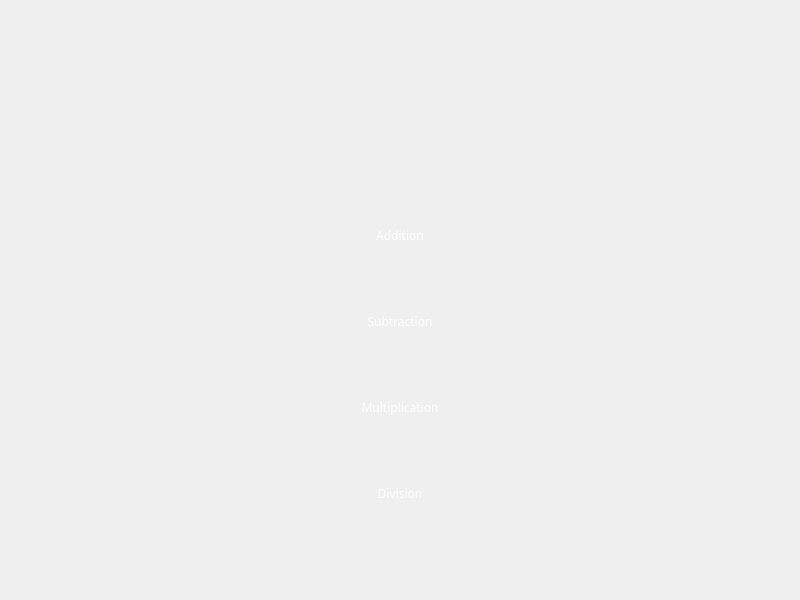
<?xml version="1.0" encoding="UTF-8"?>
<ui version="4.0">
 <class>Game</class>
 <widget class="QMainWindow" name="Game">
  <property name="geometry">
   <rect>
    <x>0</x>
    <y>0</y>
    <width>800</width>
    <height>600</height>
   </rect>
  </property>
  <property name="windowTitle">
   <string>MainMenu</string>
  </property>
  <property name="styleSheet">
   <string notr="true"/>
  </property>
  <widget class="QWidget" name="centralwidget">
   <layout class="QVBoxLayout" name="verticalLayout">
    <property name="leftMargin">
     <number>0</number>
    </property>
    <property name="topMargin">
     <number>0</number>
    </property>
    <property name="rightMargin">
     <number>0</number>
    </property>
    <property name="bottomMargin">
     <number>0</number>
    </property>
    <item>
     <widget class="QStackedWidget" name="stackedWidget">
      <property name="styleSheet">
       <string notr="true">border-image: url(:/background_main.png);
background:none;
background-color:transparent;
border:none;
background-repeat:none;</string>
      </property>
      <property name="currentIndex">
       <number>0</number>
      </property>
      <widget class="QWidget" name="page">
       <property name="styleSheet">
        <string notr="true">border-image: url(:/background_main.png);
background:none;
background-color:transparent;
border:none;
background-repeat:none;</string>
       </property>
       <layout class="QVBoxLayout" name="verticalLayout_5">
        <property name="leftMargin">
         <number>200</number>
        </property>
        <property name="rightMargin">
         <number>200</number>
        </property>
        <property name="bottomMargin">
         <number>11</number>
        </property>
        <item>
         <layout class="QHBoxLayout" name="horizontalLayout">
          <property name="sizeConstraint">
           <enum>QLayout::SetDefaultConstraint</enum>
          </property>
          <item>
           <widget class="QLabel" name="label">
            <property name="minimumSize">
             <size>
              <width>350</width>
              <height>0</height>
             </size>
            </property>
            <property name="maximumSize">
             <size>
              <width>16777215</width>
              <height>80</height>
             </size>
            </property>
            <property name="styleSheet">
             <string notr="true">border-image: url(:/title.png);
background:none;
background-color:transparent;
border:none;
background-repeat:none;</string>
            </property>
            <property name="text">
             <string/>
            </property>
           </widget>
          </item>
          <item>
           <layout class="QVBoxLayout" name="verticalLayout_4">
            <property name="sizeConstraint">
             <enum>QLayout::SetDefaultConstraint</enum>
            </property>
            <property name="leftMargin">
             <number>10</number>
            </property>
            <item>
             <widget class="QPushButton" name="close">
              <property name="sizePolicy">
               <sizepolicy hsizetype="Minimum" vsizetype="Preferred">
                <horstretch>0</horstretch>
                <verstretch>0</verstretch>
               </sizepolicy>
              </property>
              <property name="maximumSize">
               <size>
                <width>30</width>
                <height>30</height>
               </size>
              </property>
              <property name="styleSheet">
               <string notr="true">border-image: url(:/close.png);
background:none;
background-color:transparent;
border:none;
background-repeat:none;
color:white;</string>
              </property>
              <property name="text">
               <string/>
              </property>
             </widget>
            </item>
            <item>
             <spacer name="verticalSpacer">
              <property name="orientation">
               <enum>Qt::Vertical</enum>
              </property>
              <property name="sizeType">
               <enum>QSizePolicy::Fixed</enum>
              </property>
              <property name="sizeHint" stdset="0">
               <size>
                <width>20</width>
                <height>40</height>
               </size>
              </property>
             </spacer>
            </item>
           </layout>
          </item>
         </layout>
        </item>
        <item>
         <layout class="QVBoxLayout" name="verticalLayout_2">
          <item>
           <widget class="QPushButton" name="additionButton">
            <property name="sizePolicy">
             <sizepolicy hsizetype="Minimum" vsizetype="Preferred">
              <horstretch>0</horstretch>
              <verstretch>0</verstretch>
             </sizepolicy>
            </property>
            <property name="maximumSize">
             <size>
              <width>16777215</width>
              <height>80</height>
             </size>
            </property>
            <property name="font">
             <font>
              <family>Ravie</family>
             </font>
            </property>
            <property name="styleSheet">
             <string notr="true">border-image: url(:/main_button.png);
background:none;
background-color:transparent;
border:none;
background-repeat:none;
color:white;</string>
            </property>
            <property name="text">
             <string>Addition</string>
            </property>
           </widget>
          </item>
          <item>
           <widget class="QPushButton" name="subtractionButton">
            <property name="sizePolicy">
             <sizepolicy hsizetype="Minimum" vsizetype="Preferred">
              <horstretch>0</horstretch>
              <verstretch>0</verstretch>
             </sizepolicy>
            </property>
            <property name="maximumSize">
             <size>
              <width>16777215</width>
              <height>80</height>
             </size>
            </property>
            <property name="font">
             <font>
              <family>Ravie</family>
             </font>
            </property>
            <property name="styleSheet">
             <string notr="true">border-image: url(:/main_button.png);
background:none;
background-color:transparent;
border:none;
background-repeat:none;
color:white;</string>
            </property>
            <property name="text">
             <string>Subtraction</string>
            </property>
           </widget>
          </item>
          <item>
           <widget class="QPushButton" name="multiplicationButton">
            <property name="sizePolicy">
             <sizepolicy hsizetype="Minimum" vsizetype="Preferred">
              <horstretch>0</horstretch>
              <verstretch>0</verstretch>
             </sizepolicy>
            </property>
            <property name="maximumSize">
             <size>
              <width>16777215</width>
              <height>80</height>
             </size>
            </property>
            <property name="font">
             <font>
              <family>Ravie</family>
             </font>
            </property>
            <property name="styleSheet">
             <string notr="true">border-image: url(:/main_button.png);
background:none;
background-color:transparent;
border:none;
background-repeat:none;
color:white;</string>
            </property>
            <property name="text">
             <string>Multiplication</string>
            </property>
           </widget>
          </item>
          <item>
           <widget class="QPushButton" name="divisionButton">
            <property name="sizePolicy">
             <sizepolicy hsizetype="Minimum" vsizetype="Preferred">
              <horstretch>0</horstretch>
              <verstretch>0</verstretch>
             </sizepolicy>
            </property>
            <property name="maximumSize">
             <size>
              <width>16777215</width>
              <height>80</height>
             </size>
            </property>
            <property name="font">
             <font>
              <family>Ravie</family>
             </font>
            </property>
            <property name="autoFillBackground">
             <bool>false</bool>
            </property>
            <property name="styleSheet">
             <string notr="true">border-image: url(:/main_button.png);
background:none;
background-color:transparent;
border:none;
background-repeat:none;
color:white;</string>
            </property>
            <property name="text">
             <string>Division</string>
            </property>
           </widget>
          </item>
         </layout>
        </item>
       </layout>
      </widget>
      <widget class="QWidget" name="page_2">
       <property name="styleSheet">
        <string notr="true">border-image: url(:/game_bg.png);
background:none;
background-color:transparent;
border:none;
background-repeat:none;</string>
       </property>
       <layout class="QVBoxLayout" name="verticalLayout_6">
        <item>
         <layout class="QHBoxLayout" name="horizontalLayout_2">
          <item>
           <widget class="QLabel" name="hiscoreLabel">
            <property name="maximumSize">
             <size>
              <width>130</width>
              <height>100</height>
             </size>
            </property>
            <property name="font">
             <font>
              <family>Ravie</family>
              <pointsize>14</pointsize>
             </font>
            </property>
            <property name="autoFillBackground">
             <bool>false</bool>
            </property>
            <property name="styleSheet">
             <string notr="true">background:none;
background-color:transparent;
border:none;
background-repeat:none;
border-image:none;
color:black;
</string>
            </property>
            <property name="text">
             <string>Score:</string>
            </property>
           </widget>
          </item>
          <item>
           <widget class="QLabel" name="score">
            <property name="maximumSize">
             <size>
              <width>100</width>
              <height>50</height>
             </size>
            </property>
            <property name="font">
             <font>
              <family>Ravie</family>
              <pointsize>14</pointsize>
             </font>
            </property>
            <property name="styleSheet">
             <string notr="true">background:none;
background-color:transparent;
border:none;
background-repeat:none;
border-image:none;
color:black;
</string>
            </property>
            <property name="text">
             <string/>
            </property>
           </widget>
          </item>
          <item>
           <spacer name="horizontalSpacer">
            <property name="orientation">
             <enum>Qt::Horizontal</enum>
            </property>
            <property name="sizeType">
             <enum>QSizePolicy::Preferred</enum>
            </property>
            <property name="sizeHint" stdset="0">
             <size>
              <width>20</width>
              <height>0</height>
             </size>
            </property>
           </spacer>
          </item>
          <item>
           <widget class="QGroupBox" name="groupBox_2">
            <property name="maximumSize">
             <size>
              <width>16777215</width>
              <height>150</height>
             </size>
            </property>
            <property name="styleSheet">
             <string notr="true">background:none;
background-color:transparent;
border:none;
background-repeat:none;
border-image: url(:/timer_bg.png);
color:white;</string>
            </property>
            <property name="title">
             <string/>
            </property>
            <layout class="QHBoxLayout" name="horizontalLayout_6">
             <property name="leftMargin">
              <number>30</number>
             </property>
             <item>
              <widget class="QLabel" name="icon_timer">
               <property name="maximumSize">
                <size>
                 <width>30</width>
                 <height>30</height>
                </size>
               </property>
               <property name="styleSheet">
                <string notr="true">background:none;
background-color:transparent;
border:none;
background-repeat:none;
border-image: none;
color:white;</string>
               </property>
               <property name="text">
                <string/>
               </property>
               <property name="pixmap">
                <pixmap resource="background_main.qrc">:/timer_icon.png</pixmap>
               </property>
               <property name="scaledContents">
                <bool>true</bool>
               </property>
               <property name="alignment">
                <set>Qt::AlignLeading|Qt::AlignLeft|Qt::AlignVCenter</set>
               </property>
              </widget>
             </item>
             <item>
              <widget class="QLabel" name="timer">
               <property name="maximumSize">
                <size>
                 <width>16777215</width>
                 <height>100</height>
                </size>
               </property>
               <property name="font">
                <font>
                 <family>Ravie</family>
                 <pointsize>20</pointsize>
                </font>
               </property>
               <property name="styleSheet">
                <string notr="true">background:none;
background-color:transparent;
border:none;
background-repeat:none;
border-image: none;
color:white;</string>
               </property>
               <property name="text">
                <string/>
               </property>
               <property name="scaledContents">
                <bool>false</bool>
               </property>
               <property name="alignment">
                <set>Qt::AlignCenter</set>
               </property>
              </widget>
             </item>
            </layout>
           </widget>
          </item>
          <item>
           <spacer name="horizontalSpacer_2">
            <property name="orientation">
             <enum>Qt::Horizontal</enum>
            </property>
            <property name="sizeType">
             <enum>QSizePolicy::Preferred</enum>
            </property>
            <property name="sizeHint" stdset="0">
             <size>
              <width>20</width>
              <height>0</height>
             </size>
            </property>
           </spacer>
          </item>
          <item>
           <widget class="QGroupBox" name="groupBox_3">
            <property name="sizePolicy">
             <sizepolicy hsizetype="Fixed" vsizetype="Preferred">
              <horstretch>0</horstretch>
              <verstretch>0</verstretch>
             </sizepolicy>
            </property>
            <property name="minimumSize">
             <size>
              <width>200</width>
              <height>0</height>
             </size>
            </property>
            <property name="maximumSize">
             <size>
              <width>200</width>
              <height>100</height>
             </size>
            </property>
            <property name="styleSheet">
             <string notr="true">background:none;
background-color:transparent;
border:none;
background-repeat:none;
border-image: none;
color:white;</string>
            </property>
            <property name="title">
             <string/>
            </property>
            <layout class="QHBoxLayout" name="horizontalLayout_7">
             <item>
              <widget class="QLabel" name="Heart1">
               <property name="maximumSize">
                <size>
                 <width>50</width>
                 <height>50</height>
                </size>
               </property>
               <property name="font">
                <font>
                 <family>Ravie</family>
                 <pointsize>20</pointsize>
                </font>
               </property>
               <property name="styleSheet">
                <string notr="true">background:none;
background-color:transparent;
border:none;
background-repeat:none;
border-image: url(:/heart.png);
color:black;

</string>
               </property>
               <property name="text">
                <string/>
               </property>
              </widget>
             </item>
             <item>
              <widget class="QLabel" name="Heart2">
               <property name="maximumSize">
                <size>
                 <width>50</width>
                 <height>50</height>
                </size>
               </property>
               <property name="styleSheet">
                <string notr="true">background:none;
background-color:transparent;
border:none;
background-repeat:none;
border-image: url(:/heart.png);
color:black;

</string>
               </property>
               <property name="text">
                <string/>
               </property>
              </widget>
             </item>
             <item>
              <widget class="QLabel" name="Heart3">
               <property name="maximumSize">
                <size>
                 <width>50</width>
                 <height>50</height>
                </size>
               </property>
               <property name="styleSheet">
                <string notr="true">background:none;
background-color:transparent;
border:none;
background-repeat:none;
border-image: url(:/heart.png);
color:black;

</string>
               </property>
               <property name="text">
                <string/>
               </property>
              </widget>
             </item>
            </layout>
           </widget>
          </item>
         </layout>
        </item>
        <item>
         <widget class="QLabel" name="bonusLabel">
          <property name="enabled">
           <bool>true</bool>
          </property>
          <property name="maximumSize">
           <size>
            <width>16777215</width>
            <height>20</height>
           </size>
          </property>
          <property name="font">
           <font>
            <family>Ravie</family>
            <pointsize>14</pointsize>
           </font>
          </property>
          <property name="styleSheet">
           <string notr="true">background:none;
background-color:transparent;
border:none;
background-repeat:none;
border-image: none;
color:brown;</string>
          </property>
          <property name="text">
           <string>Bonus Round!</string>
          </property>
          <property name="alignment">
           <set>Qt::AlignCenter</set>
          </property>
         </widget>
        </item>
        <item>
         <layout class="QHBoxLayout" name="horizontalLayout_4">
          <item>
           <widget class="QGroupBox" name="groupBox">
            <property name="maximumSize">
             <size>
              <width>600</width>
              <height>150</height>
             </size>
            </property>
            <property name="styleSheet">
             <string notr="true">border-image: url(:/main_button.png);</string>
            </property>
            <property name="title">
             <string/>
            </property>
            <layout class="QHBoxLayout" name="horizontalLayout_5">
             <item>
              <widget class="DropLabel" name="input1">
               <property name="enabled">
                <bool>true</bool>
               </property>
               <property name="maximumSize">
                <size>
                 <width>100</width>
                 <height>80</height>
                </size>
               </property>
               <property name="font">
                <font>
                 <family>Ravie</family>
                 <pointsize>20</pointsize>
                </font>
               </property>
               <property name="styleSheet">
                <string notr="true">background:none;
background-color:transparent;
border:none;
background-repeat:none;
border-image: url(:/answer_blank.png);
color:black;
 </string>
               </property>
               <property name="alignment">
                <set>Qt::AlignCenter</set>
               </property>
               <property name="readOnly">
                <bool>true</bool>
               </property>
              </widget>
             </item>
             <item>
              <widget class="QLabel" name="sign">
               <property name="maximumSize">
                <size>
                 <width>50</width>
                 <height>50</height>
                </size>
               </property>
               <property name="font">
                <font>
                 <family>Ravie</family>
                 <pointsize>18</pointsize>
                </font>
               </property>
               <property name="styleSheet">
                <string notr="true">border-image:none;</string>
               </property>
               <property name="text">
                <string/>
               </property>
              </widget>
             </item>
             <item>
              <widget class="DropLabel" name="input2">
               <property name="enabled">
                <bool>true</bool>
               </property>
               <property name="maximumSize">
                <size>
                 <width>100</width>
                 <height>80</height>
                </size>
               </property>
               <property name="font">
                <font>
                 <family>Ravie</family>
                 <pointsize>20</pointsize>
                </font>
               </property>
               <property name="styleSheet">
                <string notr="true">background:none;
background-color:transparent;
border:none;
background-repeat:none;
border-image: url(:/answer_blank.png);
color:black;
 </string>
               </property>
               <property name="alignment">
                <set>Qt::AlignCenter</set>
               </property>
               <property name="readOnly">
                <bool>true</bool>
               </property>
              </widget>
             </item>
             <item>
              <widget class="QLabel" name="equal">
               <property name="maximumSize">
                <size>
                 <width>50</width>
                 <height>50</height>
                </size>
               </property>
               <property name="font">
                <font>
                 <family>Ravie</family>
                 <pointsize>18</pointsize>
                </font>
               </property>
               <property name="styleSheet">
                <string notr="true">border-image:none;</string>
               </property>
               <property name="text">
                <string>=</string>
               </property>
              </widget>
             </item>
             <item>
              <widget class="QLabel" name="answer">
               <property name="maximumSize">
                <size>
                 <width>60</width>
                 <height>60</height>
                </size>
               </property>
               <property name="font">
                <font>
                 <family>Ravie</family>
                 <pointsize>18</pointsize>
                </font>
               </property>
               <property name="styleSheet">
                <string notr="true">border-image:none;</string>
               </property>
               <property name="text">
                <string/>
               </property>
              </widget>
             </item>
            </layout>
           </widget>
          </item>
         </layout>
        </item>
        <item>
         <layout class="QGridLayout" name="gridLayout">
          <item row="0" column="0">
           <widget class="DragLabel" name="option1">
            <property name="maximumSize">
             <size>
              <width>100</width>
              <height>100</height>
             </size>
            </property>
            <property name="font">
             <font>
              <family>Ravie</family>
              <pointsize>20</pointsize>
             </font>
            </property>
            <property name="styleSheet">
             <string notr="true">background:none;
background-color:transparent;
border:none;
background-repeat:none;
border-image: url(:/options.png);
color:white;
text-align: center; </string>
            </property>
            <property name="text">
             <string/>
            </property>
            <property name="alignment">
             <set>Qt::AlignCenter</set>
            </property>
           </widget>
          </item>
          <item row="0" column="1">
           <widget class="DragLabel" name="option3">
            <property name="maximumSize">
             <size>
              <width>100</width>
              <height>100</height>
             </size>
            </property>
            <property name="font">
             <font>
              <family>Ravie</family>
              <pointsize>20</pointsize>
             </font>
            </property>
            <property name="styleSheet">
             <string notr="true">background:none;
background-color:transparent;
border:none;
background-repeat:none;
border-image: url(:/options.png);
color:white;
text-align: center; </string>
            </property>
            <property name="text">
             <string/>
            </property>
            <property name="alignment">
             <set>Qt::AlignCenter</set>
            </property>
           </widget>
          </item>
          <item row="1" column="0">
           <widget class="DragLabel" name="option2">
            <property name="maximumSize">
             <size>
              <width>100</width>
              <height>100</height>
             </size>
            </property>
            <property name="font">
             <font>
              <family>Ravie</family>
              <pointsize>20</pointsize>
             </font>
            </property>
            <property name="styleSheet">
             <string notr="true">background:none;
background-color:transparent;
border:none;
background-repeat:none;
border-image: url(:/options.png);
color:white;
text-align: center; </string>
            </property>
            <property name="text">
             <string/>
            </property>
            <property name="alignment">
             <set>Qt::AlignCenter</set>
            </property>
           </widget>
          </item>
          <item row="0" column="2">
           <widget class="DragLabel" name="option5">
            <property name="maximumSize">
             <size>
              <width>100</width>
              <height>100</height>
             </size>
            </property>
            <property name="font">
             <font>
              <family>Ravie</family>
              <pointsize>20</pointsize>
             </font>
            </property>
            <property name="styleSheet">
             <string notr="true">background:none;
background-color:transparent;
border:none;
background-repeat:none;
border-image: url(:/options.png);
color:white;
text-align: center; </string>
            </property>
            <property name="text">
             <string/>
            </property>
            <property name="scaledContents">
             <bool>false</bool>
            </property>
            <property name="alignment">
             <set>Qt::AlignCenter</set>
            </property>
           </widget>
          </item>
          <item row="1" column="2">
           <widget class="DragLabel" name="option6">
            <property name="maximumSize">
             <size>
              <width>100</width>
              <height>100</height>
             </size>
            </property>
            <property name="font">
             <font>
              <family>Ravie</family>
              <pointsize>20</pointsize>
             </font>
            </property>
            <property name="styleSheet">
             <string notr="true">background:none;
background-color:transparent;
border:none;
background-repeat:none;
border-image: url(:/options.png);
color:white;
text-align: center; </string>
            </property>
            <property name="text">
             <string/>
            </property>
            <property name="textFormat">
             <enum>Qt::RichText</enum>
            </property>
            <property name="alignment">
             <set>Qt::AlignCenter</set>
            </property>
           </widget>
          </item>
          <item row="1" column="1">
           <widget class="DragLabel" name="option4">
            <property name="maximumSize">
             <size>
              <width>100</width>
              <height>100</height>
             </size>
            </property>
            <property name="font">
             <font>
              <family>Ravie</family>
              <pointsize>20</pointsize>
             </font>
            </property>
            <property name="styleSheet">
             <string notr="true">background:none;
background-color:transparent;
border:none;
background-repeat:none;
border-image: url(:/options.png);
color:white;
text-align: center; </string>
            </property>
            <property name="text">
             <string/>
            </property>
            <property name="alignment">
             <set>Qt::AlignCenter</set>
            </property>
           </widget>
          </item>
         </layout>
        </item>
        <item>
         <layout class="QHBoxLayout" name="horizontalLayout_3">
          <item>
           <widget class="QPushButton" name="healthItem">
            <property name="sizePolicy">
             <sizepolicy hsizetype="Preferred" vsizetype="Fixed">
              <horstretch>0</horstretch>
              <verstretch>0</verstretch>
             </sizepolicy>
            </property>
            <property name="maximumSize">
             <size>
              <width>70</width>
              <height>70</height>
             </size>
            </property>
            <property name="styleSheet">
             <string notr="true">#healthItem{
	background:none;
	background-color:transparent;
	border:none;
	background-repeat:none;
	border-image: url(:/main_button.png);
	color:white;
}
#healthItem:disabled{
	border-image: url(:/disabled_button.png);
}
</string>
            </property>
            <property name="text">
             <string/>
            </property>
            <property name="icon">
             <iconset resource="background_main.qrc">
              <normaloff>:/healthPotion.png</normaloff>:/healthPotion.png</iconset>
            </property>
            <property name="iconSize">
             <size>
              <width>40</width>
              <height>40</height>
             </size>
            </property>
           </widget>
          </item>
          <item>
           <widget class="QPushButton" name="timeItem">
            <property name="maximumSize">
             <size>
              <width>70</width>
              <height>70</height>
             </size>
            </property>
            <property name="styleSheet">
             <string notr="true">#timeItem{
	background:none;
	background-color:transparent;
	border:none;
	background-repeat:none;
	border-image: url(:/main_button.png);
	color:white;
}
#timeItem:disabled{
	border-image: url(:/disabled_button.png);
}
</string>
            </property>
            <property name="text">
             <string/>
            </property>
            <property name="icon">
             <iconset resource="background_main.qrc">
              <normaloff>:/stopwatch.png</normaloff>:/stopwatch.png</iconset>
            </property>
            <property name="iconSize">
             <size>
              <width>60</width>
              <height>60</height>
             </size>
            </property>
           </widget>
          </item>
          <item>
           <widget class="QPushButton" name="clueItem">
            <property name="maximumSize">
             <size>
              <width>70</width>
              <height>70</height>
             </size>
            </property>
            <property name="styleSheet">
             <string notr="true">#clueItem{
	background:none;
	background-color:transparent;
	border:none;
	background-repeat:none;
	border-image: url(:/main_button.png);
	color:white;
}
#clueItem:disabled{
	border-image: url(:/disabled_button.png);
}</string>
            </property>
            <property name="text">
             <string/>
            </property>
            <property name="icon">
             <iconset resource="background_main.qrc">
              <normaloff>:/magnifying.png</normaloff>:/magnifying.png</iconset>
            </property>
            <property name="iconSize">
             <size>
              <width>40</width>
              <height>40</height>
             </size>
            </property>
           </widget>
          </item>
         </layout>
        </item>
       </layout>
      </widget>
      <widget class="QWidget" name="page_3">
       <property name="enabled">
        <bool>true</bool>
       </property>
       <property name="styleSheet">
        <string notr="true">border-image: url(:/game_bg.png);
background:none;
background-color:transparent;
border:none;
background-repeat:none;</string>
       </property>
       <layout class="QVBoxLayout" name="verticalLayout_3">
        <item>
         <widget class="QLabel" name="gameOver">
          <property name="maximumSize">
           <size>
            <width>16777215</width>
            <height>100</height>
           </size>
          </property>
          <property name="font">
           <font>
            <family>Ravie</family>
            <pointsize>36</pointsize>
           </font>
          </property>
          <property name="styleSheet">
           <string notr="true">background:none;
background-color:transparent;
border:none;
background-repeat:none;
border-image: none;
color:red;
text-align: center; </string>
          </property>
          <property name="text">
           <string>GAME OVER</string>
          </property>
          <property name="alignment">
           <set>Qt::AlignCenter</set>
          </property>
         </widget>
        </item>
        <item>
         <layout class="QHBoxLayout" name="horizontalLayout_8">
          <item>
           <widget class="QLabel" name="gameOverScoreLabel">
            <property name="maximumSize">
             <size>
              <width>16777215</width>
              <height>100</height>
             </size>
            </property>
            <property name="font">
             <font>
              <family>Ravie</family>
              <pointsize>16</pointsize>
             </font>
            </property>
            <property name="styleSheet">
             <string notr="true">background:none;
background-color:transparent;
border:none;
background-repeat:none;
border-image: none;
color:black;
text-align: center; </string>
            </property>
            <property name="text">
             <string>Score:</string>
            </property>
            <property name="alignment">
             <set>Qt::AlignRight|Qt::AlignTrailing|Qt::AlignVCenter</set>
            </property>
           </widget>
          </item>
          <item>
           <widget class="QLabel" name="gameOverScore">
            <property name="maximumSize">
             <size>
              <width>16777215</width>
              <height>100</height>
             </size>
            </property>
            <property name="font">
             <font>
              <family>Ravie</family>
              <pointsize>16</pointsize>
             </font>
            </property>
            <property name="styleSheet">
             <string notr="true">background:none;
background-color:transparent;
border:none;
background-repeat:none;
border-image: none;
color:black;
text-align: center; </string>
            </property>
            <property name="text">
             <string/>
            </property>
           </widget>
          </item>
         </layout>
        </item>
        <item>
         <layout class="QHBoxLayout" name="horizontalLayout_9">
          <item>
           <widget class="QPushButton" name="mainMenu">
            <property name="sizePolicy">
             <sizepolicy hsizetype="Preferred" vsizetype="Preferred">
              <horstretch>0</horstretch>
              <verstretch>0</verstretch>
             </sizepolicy>
            </property>
            <property name="maximumSize">
             <size>
              <width>300</width>
              <height>75</height>
             </size>
            </property>
            <property name="font">
             <font>
              <family>Ravie</family>
              <pointsize>11</pointsize>
             </font>
            </property>
            <property name="styleSheet">
             <string notr="true">border-image: url(:/main_button.png);
background:none;
background-color:transparent;
border:none;
background-repeat:none;
color:white;</string>
            </property>
            <property name="text">
             <string>Main Menu</string>
            </property>
           </widget>
          </item>
         </layout>
        </item>
       </layout>
      </widget>
     </widget>
    </item>
   </layout>
  </widget>
 </widget>
 <customwidgets>
  <customwidget>
   <class>DragLabel</class>
   <extends>QLabel</extends>
   <header location="global">draglabel.h</header>
  </customwidget>
  <customwidget>
   <class>DropLabel</class>
   <extends>QLineEdit</extends>
   <header location="global">droplabel.h</header>
  </customwidget>
 </customwidgets>
 <resources>
  <include location="background_main.qrc"/>
 </resources>
 <connections>
  <connection>
   <sender>close</sender>
   <signal>clicked()</signal>
   <receiver>Game</receiver>
   <slot>close()</slot>
   <hints>
    <hint type="sourcelabel">
     <x>582</x>
     <y>101</y>
    </hint>
    <hint type="destinationlabel">
     <x>664</x>
     <y>106</y>
    </hint>
   </hints>
  </connection>
 </connections>
</ui>
